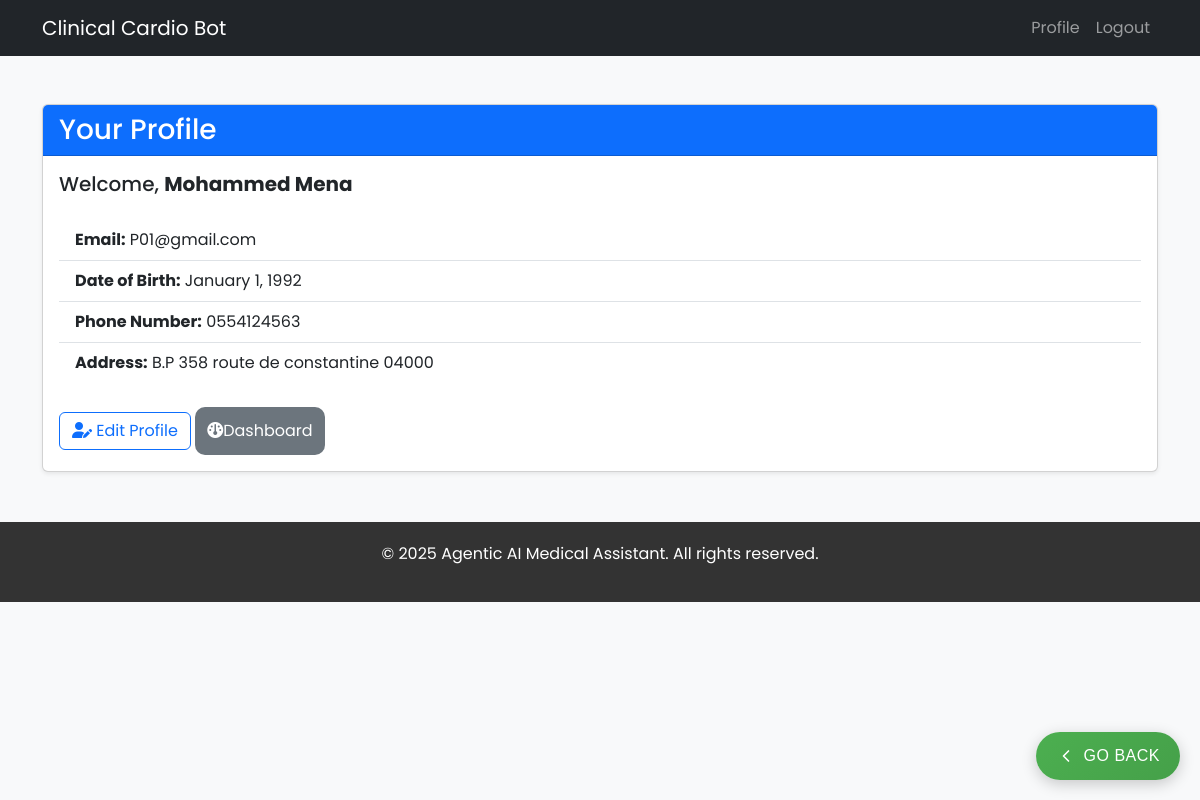
Page /accounts/profile/ (signed in) on the committed database.
### accounts/models.py (models this page shows, shortened)
class Patient(AbstractUser):
    id = models.UUIDField(primary_key=True, default=uuid.uuid4, editable=False)
    email = models.EmailField(unique=True)
    date_of_birth = models.DateField(null=True, blank=True)
    phone_number = models.CharField(max_length=15, blank=True, null=True)
    address = models.CharField(max_length=255, blank=True, null=True)
    gender = models.BooleanField(default= True ,blank=True, null=True)
    USERNAME_FIELD = 'email'
    REQUIRED_FIELDS = ['username']

### accounts/views.py (the view)
# urls.py: path('profile/', profile_view, name='profile'),
@login_required
def profile_view(request):
    return render(request, 'accounts/profile.html')

### accounts/templates/accounts/profile.html (shortened to what this page needs)
{% extends 'accounts/base.html' %}
{% block content %}
<div class="container mt-5">
    <div class="card shadow-sm">
        <div class="card-header bg-primary text-white">
            <h3 class="mb-0">Your Profile</h3>
        </div>
        <div class="card-body">
            <h5 class="card-title mb-4">Welcome, <strong>{{ user.get_full_name|default:user.username }}</strong></h5>
            <ul class="list-group list-group-flush">
                <li class="list-group-item"><strong>Email:</strong> {{ user.email }}</li>
                <li class="list-group-item">
                    <strong>Date of Birth:</strong>
                    {{ user.date_of_birth|date:"F j, Y" }}
                </li>
                <li class="list-group-item">
                    <strong>Phone Number:</strong>
                    {{ user.phone_number|default:"Not Provided" }}
                </li>
                <li class="list-group-item">
                    <strong>Address:</strong>
                    {{ user.address|default:"Not Provided" }}
                </li>
            </ul>
            <div class="mt-4">
                <a href="#" class="btn btn-outline-primary"> <i class="fa-solid fa-user-pen"></i> Edit Profile</a>
                <a href="/chatbot/Dashboard/" class="btn btn-secondary"> <i class="fa-solid fa-gauge"></i>Dashboard </a>
            </div>
        </div>
    </div>
</div>
{% endblock %}

### accounts/static/css/custom.css (style rules this page uses)
body { font-family: 'Poppins', sans-serif; background-color: #f8f9fa; }
a { color: #007bff; transition: color 0.3s ease; }
.btn-secondary { background-color: #6c757d; border: none; border-radius: 10px; padding: 12px; font-size: 1rem; transition: background-color 0.3s ease; }

### rows in the picture
Patient: get_full_name "Mohammed Mena", email "P01@gmail.com", date_of_birth "January 1, 1992", phone_number "0554124563", address "B.P 358 route de constantine 04000"
